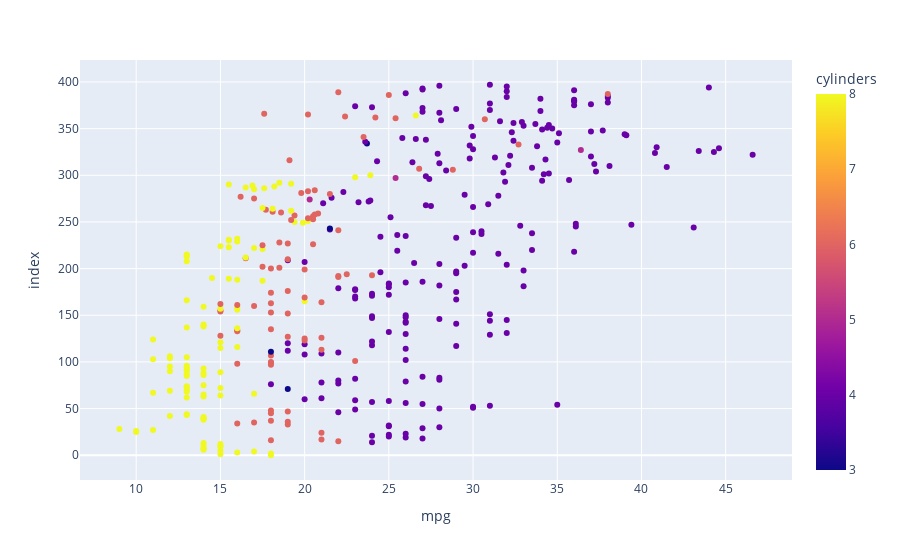

The code cell stored with this chart in its notebook:
### Code cell
px.scatter(mpg, x ="mpg", color="cylinders")

### Figure 1 — Plotly figure (JSON) as saved in the notebook; plotly's stock layout.template omitted (floating-point values rounded to 4 significant figures; data arrays with more than 128 entries replaced by an {"elided": "..."} marker saying what was removed)
{"data": [{"hovertemplate": "mpg=%{x}<br>index=%{y}<br>cylinders=%{marker.color}<extra></extra>", "legendgroup": "", "marker": {"color": {"elided": "398 int values"}, "coloraxis": "coloraxis", "symbol": "circle"}, "mode": "markers", "name": "", "orientation": "h", "showlegend": false, "type": "scatter", "x": {"elided": "398 float values"}, "xaxis": "x", "y": {"elided": "398 int values"}, "yaxis": "y"}], "layout": {"autosize": true, "coloraxis": {"colorbar": {"title": {"text": "cylinders"}}, "colorscale": [[0, "#0d0887"], [0.1111, "#46039f"], [0.2222, "#7201a8"], [0.3333, "#9c179e"], [0.4444, "#bd3786"], [0.5556, "#d8576b"], [0.6667, "#ed7953"], [0.7778, "#fb9f3a"], [0.8889, "#fdca26"], [1, "#f0f921"]]}, "legend": {"tracegroupgap": 0}, "margin": {"t": 60}, "xaxis": {"anchor": "y", "autorange": true, "domain": [0, 1], "range": [6.721, 48.88], "title": {"text": "mpg"}, "type": "linear"}, "yaxis": {"anchor": "x", "autorange": true, "domain": [0, 1], "range": [-30.74, 427.7], "title": {"text": "index"}, "type": "linear"}}}
